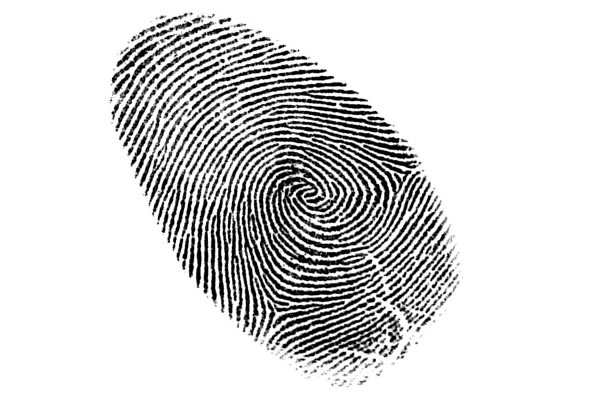
#> input picture parmak.jpg, 600 x 400 px
$ python adaptiveThreshold.py
#> lines starting #> are read from the running program, lines starting #| are printed output that depends on the picture; after the words box and inside, x2 and y2 are one past the last pixel; in counts of white or black regions, pixels touching at a corner belong together
import cv2
import numpy as np

resim = cv2.imread("parmak.jpg",0)
#> resim is the input picture: shape (400, 600); min 0, max 255, mean 214.6
#simple
ret,thres = cv2.threshold(resim,127,255,cv2.THRESH_BINARY)
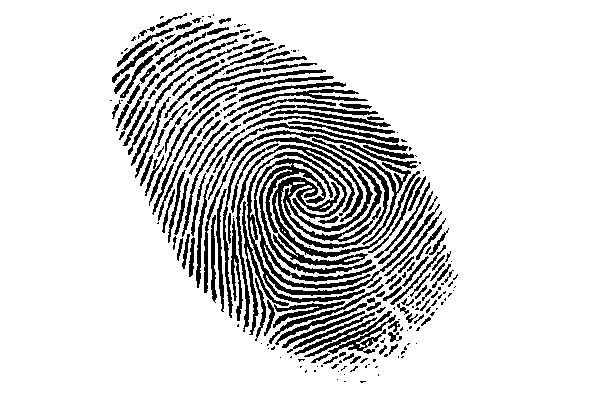
#> thres: shape (400, 600); 84.2% white; 255 black regions (106 under 20 px), largest, box (x1, y1, x2, y2) and area: (223, 137, 420, 318) 4887, (254, 158, 376, 289) 3553, (247, 152, 440, 303) 2210
#adaptive
thres2 = cv2.adaptiveThreshold(resim,255,cv2.ADAPTIVE_THRESH_MEAN_C,\
                            cv2.THRESH_BINARY,11,2)
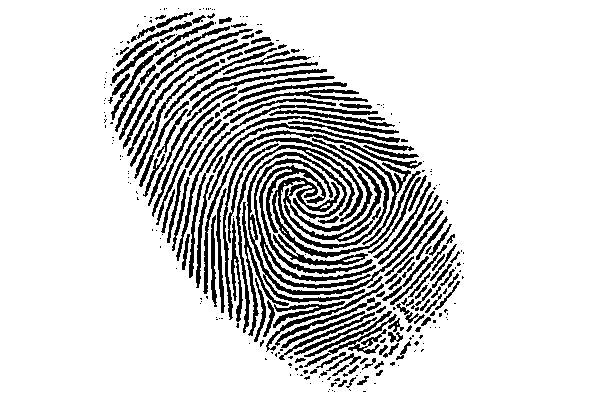
#> thres2: shape (400, 600); 83% white; 308 black regions (162 under 20 px), largest, box (x1, y1, x2, y2) and area: (223, 137, 421, 320) 4740, (247, 152, 442, 303) 2163, (254, 158, 376, 289) 1490

thres3 = cv2.adaptiveThreshold(resim,255,cv2.ADAPTIVE_THRESH_GAUSSIAN_C, \
    cv2.THRESH_BINARY,11,2)
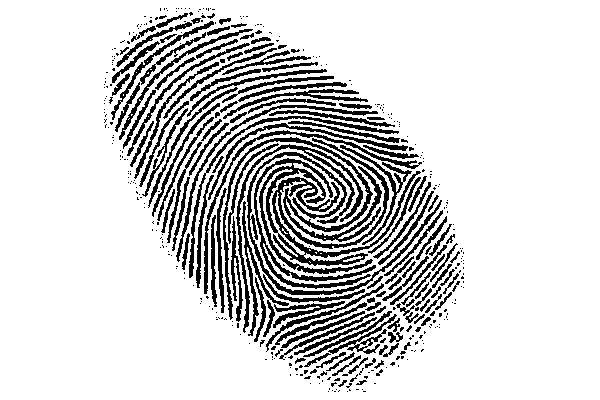
#> thres3: shape (400, 600); 83.1% white; 444 black regions (302 under 20 px), largest, box (x1, y1, x2, y2) and area: (254, 138, 421, 289) 5823, (223, 137, 382, 320) 2330, (247, 152, 442, 295) 1768

cv2.imshow("orj",resim)
cv2.imshow("simp",thres)
cv2.imshow("adap",thres2)
cv2.imshow("adap2",thres3)
cv2.waitKey(0)
cv2.destroyAllWindows()
